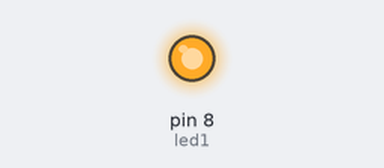
The sketch below on a simulated Arduino Uno, built with avr-gcc and run on an emulated ATmega328P. On the bench: output pins drawn as LEDs (lit = HIGH).

Above: at 0.1 s.
At 2.6 s:
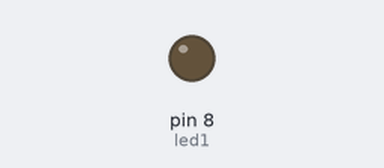
Timing chart, 0 to 4.1 s (numbered marks = the images above):
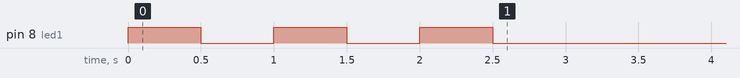

The sketch:

array_led_activitat_6_part_2.ino
```cpp
const int led1 = 8;
unsigned long retard = 500;
int i=0;
void setup(){
for (i; i<3; i++)
{
pinMode(led1,OUTPUT);
digitalWrite(led1,1);
delay(retard);
digitalWrite(led1,0);
delay(retard);
}
}
void loop() {
}
```
